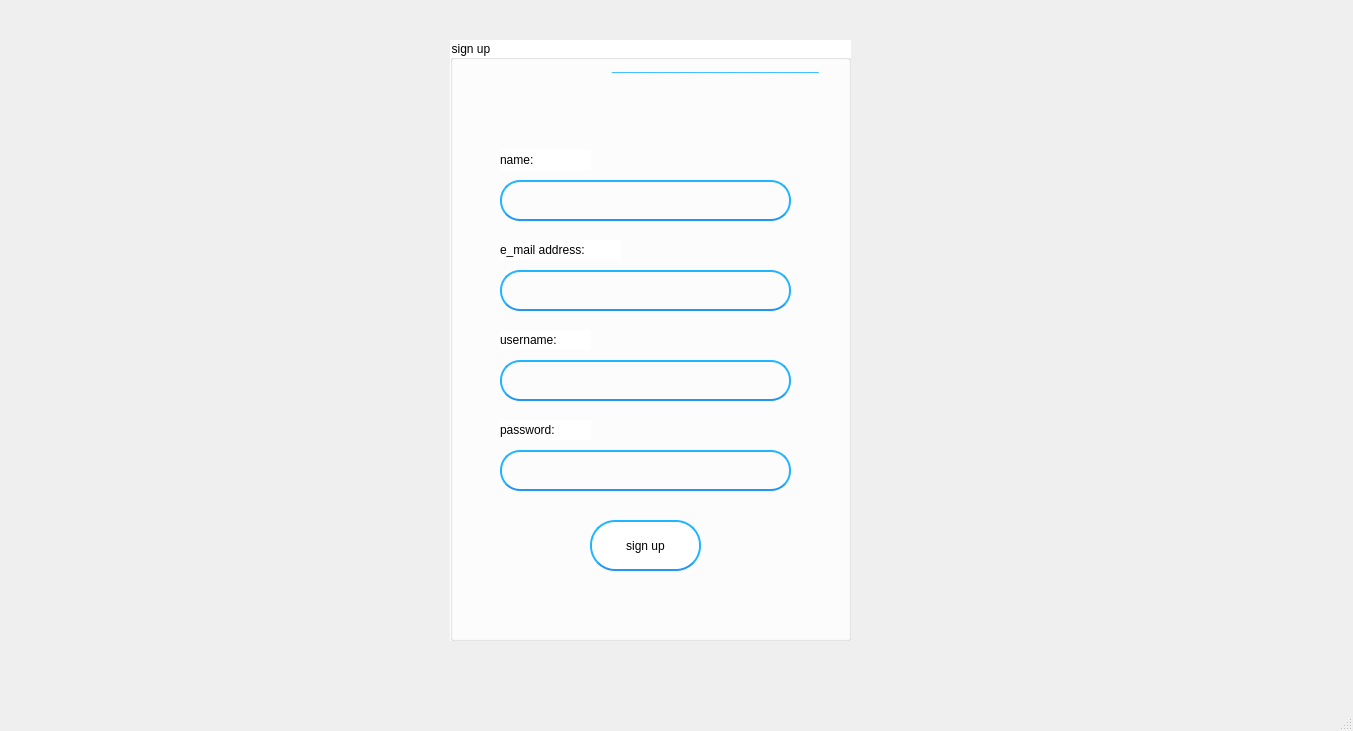
<?xml version="1.0" encoding="UTF-8"?>
<ui version="4.0">
 <class>sign_up</class>
 <widget class="QMainWindow" name="sign_up">
  <property name="geometry">
   <rect>
    <x>0</x>
    <y>0</y>
    <width>1353</width>
    <height>731</height>
   </rect>
  </property>
  <property name="windowTitle">
   <string>MainWindow</string>
  </property>
  <widget class="QWidget" name="centralwidget">
   <widget class="QGroupBox" name="groupBox">
    <property name="geometry">
     <rect>
      <x>450</x>
      <y>40</y>
      <width>401</width>
      <height>601</height>
     </rect>
    </property>
    <property name="styleSheet">
     <string notr="true">font: 15pt &quot;Century Schoolbook&quot;;
font: 13pt &quot;MS Shell Dlg 2&quot;;
color: rgb(0, 0, 0);
background-color: rgb(255, 255, 255);</string>
    </property>
    <property name="title">
     <string>sign up</string>
    </property>
    <widget class="QLineEdit" name="leName">
     <property name="geometry">
      <rect>
       <x>50</x>
       <y>140</y>
       <width>291</width>
       <height>41</height>
      </rect>
     </property>
     <property name="styleSheet">
      <string notr="true">font: 9pt &quot;MS Shell Dlg 2&quot;;
background-color: rgba(0, 0, 0, 0);
border:2px solid rgb(33, 180, 255);
border-bottom : 2px solid rgb(33, 150, 243);
border-radius: 20px;</string>
     </property>
    </widget>
    <widget class="QLineEdit" name="leEmail">
     <property name="geometry">
      <rect>
       <x>50</x>
       <y>230</y>
       <width>291</width>
       <height>41</height>
      </rect>
     </property>
     <property name="styleSheet">
      <string notr="true">font: 9pt &quot;MS Shell Dlg 2&quot;;
background-color: rgba(0, 0, 0, 0);
border:2px solid rgb(33, 180, 255);
border-bottom : 2px solid rgb(33, 150, 243);
border-radius: 20px;</string>
     </property>
    </widget>
    <widget class="QPushButton" name="pushButton">
     <property name="geometry">
      <rect>
       <x>140</x>
       <y>480</y>
       <width>111</width>
       <height>51</height>
      </rect>
     </property>
     <property name="cursor">
      <cursorShape>PointingHandCursor</cursorShape>
     </property>
     <property name="styleSheet">
      <string notr="true">font: 10pt &quot;MS Shell Dlg 2&quot;;
color: rgb(255, 255, 255);
border:2px solid rgb(33, 180, 255);
border-bottom : 2px solid rgb(33, 150, 243);
color: rgb(0, 0, 0);
border-radius: 25px;</string>
     </property>
     <property name="text">
      <string>sign up</string>
     </property>
    </widget>
    <widget class="QLabel" name="label_2">
     <property name="geometry">
      <rect>
       <x>50</x>
       <y>290</y>
       <width>91</width>
       <height>20</height>
      </rect>
     </property>
     <property name="styleSheet">
      <string notr="true">font: 10pt &quot;MS Shell Dlg 2&quot;;</string>
     </property>
     <property name="text">
      <string>username:</string>
     </property>
    </widget>
    <widget class="QLabel" name="label_3">
     <property name="geometry">
      <rect>
       <x>50</x>
       <y>380</y>
       <width>91</width>
       <height>20</height>
      </rect>
     </property>
     <property name="styleSheet">
      <string notr="true">font: 10pt &quot;MS Shell Dlg 2&quot;;</string>
     </property>
     <property name="text">
      <string>password:</string>
     </property>
    </widget>
    <widget class="QLineEdit" name="leUsername">
     <property name="geometry">
      <rect>
       <x>50</x>
       <y>320</y>
       <width>291</width>
       <height>41</height>
      </rect>
     </property>
     <property name="styleSheet">
      <string notr="true">font: 9pt &quot;MS Shell Dlg 2&quot;;
background-color: rgba(0, 0, 0, 0);
border:2px solid rgb(33, 180, 255);
border-bottom : 2px solid rgb(33, 150, 243);
border-radius: 20px;</string>
     </property>
    </widget>
    <widget class="QLineEdit" name="lePassword">
     <property name="geometry">
      <rect>
       <x>50</x>
       <y>410</y>
       <width>291</width>
       <height>41</height>
      </rect>
     </property>
     <property name="styleSheet">
      <string notr="true">font: 9pt &quot;MS Shell Dlg 2&quot;;
background-color: rgba(0, 0, 0, 0);
border:2px solid rgb(33, 180, 255);
border-bottom : 2px solid rgb(33, 150, 243);
border-radius: 20px;</string>
     </property>
     <property name="echoMode">
      <enum>QLineEdit::Password</enum>
     </property>
    </widget>
    <widget class="QLabel" name="label_4">
     <property name="geometry">
      <rect>
       <x>50</x>
       <y>200</y>
       <width>121</width>
       <height>20</height>
      </rect>
     </property>
     <property name="styleSheet">
      <string notr="true">font: 10pt &quot;MS Shell Dlg 2&quot;;</string>
     </property>
     <property name="text">
      <string>e_mail address:</string>
     </property>
    </widget>
    <widget class="QLabel" name="label_5">
     <property name="geometry">
      <rect>
       <x>50</x>
       <y>110</y>
       <width>91</width>
       <height>20</height>
      </rect>
     </property>
     <property name="styleSheet">
      <string notr="true">font: 10pt &quot;MS Shell Dlg 2&quot;;</string>
     </property>
     <property name="text">
      <string>name:</string>
     </property>
    </widget>
    <widget class="QLabel" name="label_6">
     <property name="geometry">
      <rect>
       <x>30</x>
       <y>0</y>
       <width>471</width>
       <height>51</height>
      </rect>
     </property>
     <property name="styleSheet">
      <string notr="true">font: 16pt &quot;MS Shell Dlg 2&quot;;
color:rgb(33, 180, 255);
background-color: rgb(0, 0, 0,0);</string>
     </property>
     <property name="text">
      <string>_______________________________</string>
     </property>
     <property name="alignment">
      <set>Qt::AlignCenter</set>
     </property>
    </widget>
    <zorder>label_6</zorder>
    <zorder>leEmail</zorder>
    <zorder>pushButton</zorder>
    <zorder>leName</zorder>
    <zorder>label_2</zorder>
    <zorder>label_3</zorder>
    <zorder>leUsername</zorder>
    <zorder>lePassword</zorder>
    <zorder>label_4</zorder>
    <zorder>label_5</zorder>
   </widget>
   <widget class="QPushButton" name="pushButton_2">
    <property name="geometry">
     <rect>
      <x>20</x>
      <y>20</y>
      <width>51</width>
      <height>41</height>
     </rect>
    </property>
    <property name="cursor">
     <cursorShape>PointingHandCursor</cursorShape>
    </property>
    <property name="styleSheet">
     <string notr="true">border : none;
image: url(:/img/54907784c3b82319fa78bb57df0e90c3.png);
font: 10pt &quot;MS Shell Dlg 2&quot;;
color: rgb(33, 180, 255);</string>
    </property>
    <property name="text">
     <string/>
    </property>
   </widget>
  </widget>
  <widget class="QMenuBar" name="menubar">
   <property name="geometry">
    <rect>
     <x>0</x>
     <y>0</y>
     <width>1353</width>
     <height>26</height>
    </rect>
   </property>
  </widget>
  <widget class="QStatusBar" name="statusbar"/>
 </widget>
 <resources/>
 <connections/>
</ui>
